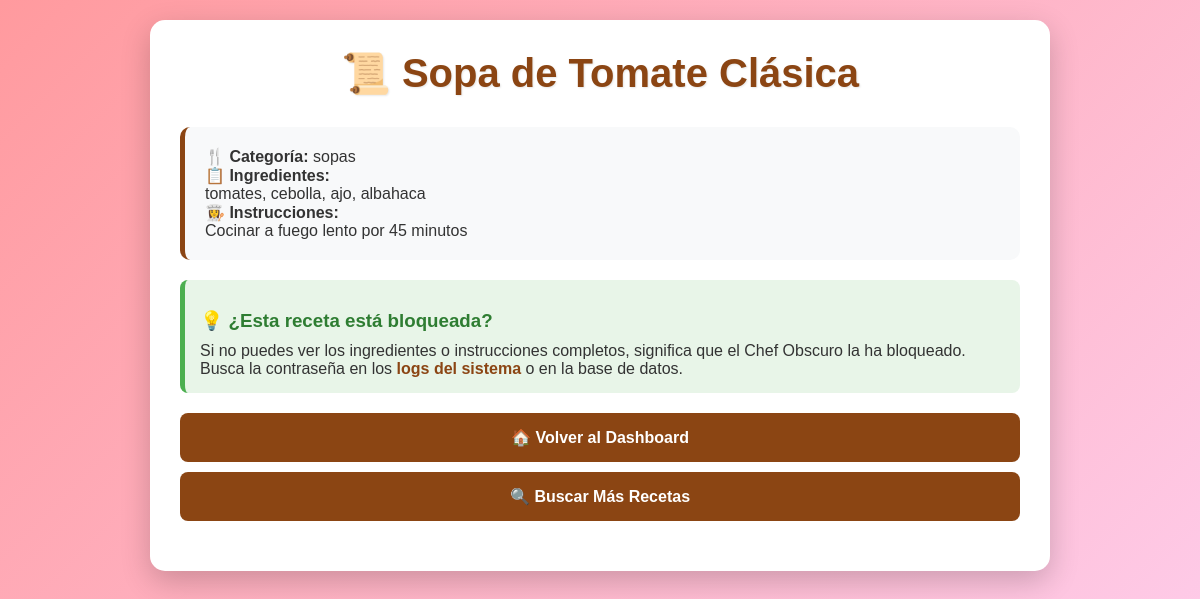
Screenshot of /ver_receta/1 (signed in) with the database file from the repository.
### tables this page shows
CREATE TABLE recetas (
            id INTEGER PRIMARY KEY,
            nombre TEXT,
            ingredientes TEXT,
            instrucciones TEXT,
            bloqueada INTEGER DEFAULT 0,
            password_bloqueo TEXT,
            categoria TEXT
        );

### app.py (the view)
@app.route('/ver_receta/<int:receta_id>')
def ver_receta(receta_id):
    if not session.get('user_id'):
        return redirect(url_for('login'))
    conn = sqlite3.connect(DATABASE)
    c = conn.cursor()
    c.execute("SELECT * FROM recetas WHERE id = ?", (receta_id,))
    receta = c.fetchone()
    conn.close()
    if not receta:
        flash('Receta no encontrada', 'error')
        return redirect(url_for('dashboard'))
    if receta[4] == 1:  # bloqueada = 1
        return redirect(url_for('desbloquear_receta', receta_id=receta_id))
    return render_template('ver_receta.html', receta=receta)

### templates/ver_receta.html (shortened to what this page needs)
<!DOCTYPE html>
<html>
<head>
    <link rel="stylesheet" href="{{ url_for('static', filename='style.css') }}">
</head>
<body>
    <div class="container">
        <h1>📜 {{ receta[1] }}</h1>
        <div class="receta-card">
            <div class="receta-info">
                <p><strong>🍴 Categoría:</strong> {{ receta[6] }}</p>
                <p><strong>📋 Ingredientes:</strong></p>
                <div class="ingredientes">{{ receta[2] }}</div>
                <p><strong>👩‍🍳 Instrucciones:</strong></p>
                <div class="instrucciones">{{ receta[3] }}</div>
            </div>
        </div>
        <div class="hint">
            <h3>💡 ¿Esta receta está bloqueada?</h3>
            <p>Si no puedes ver los ingredientes o instrucciones completos, significa que el Chef Obscuro la ha bloqueado.</p>
            <p>Busca la contraseña en los <a href="{{ url_for('logs_sistema') }}">logs del sistema</a> o en la base de datos.</p>
        </div>
        <nav>
            <a href="{{ url_for('dashboard') }}">🏠 Volver al Dashboard</a>
            <a href="{{ url_for('buscar_recetas') }}">🔍 Buscar Más Recetas</a>
        </nav>
    </div>
</body>
</html>

### static/style.css (style rules this page uses)
* { margin: 0; padding: 0; box-sizing: border-box; }
body { font-family: 'Arial', sans-serif; background: linear-gradient(135deg, #ff9a9e 0%, #fecfef 100%); min-height: 100vh; padding: 20px; color: #333; }
.container { max-width: 900px; margin: 0 auto; background: white; padding: 30px; border-radius: 15px; box-shadow: 0 10px 30px rgba(0,0,0,0.2); }
h1 { color: #8B4513; text-align: center; margin-bottom: 30px; font-size: 2.5em; text-shadow: 1px 1px 2px rgba(0,0,0,0.1); }
h3 { color: #A0522D; margin: 15px 0 10px 0; }
nav { display: flex; flex-direction: column; gap: 10px; margin: 20px 0; }
nav a { display: block; padding: 15px; background: #8B4513; color: white; text-decoration: none; border-radius: 8px; text-align: center; transition: background 0.3s, transform 0.2s; font-weight: bold; }
.receta-card { background: #f8f9fa; padding: 20px; border-radius: 10px; border-left: 5px solid #8B4513; margin: 15px 0; transition: transform 0.2s, box-shadow 0.2s; }
.hint { background: #e8f5e8; padding: 15px; border-radius: 8px; margin: 20px 0; border-left: 5px solid #4CAF50; }
.hint h3, .hint h4 { color: #2E7D32; margin-bottom: 10px; }
a { color: #8B4513; text-decoration: none; font-weight: bold; }
.container { animation: fadeIn 0.5s ease-in-out; }

### rows the page displays
recetas: nombre "Sopa de Tomate Clásica", categoria "sopas", ingredientes "tomates, cebolla, ajo, albahaca", instrucciones "Cocinar a fuego lento por 45 minutos"
